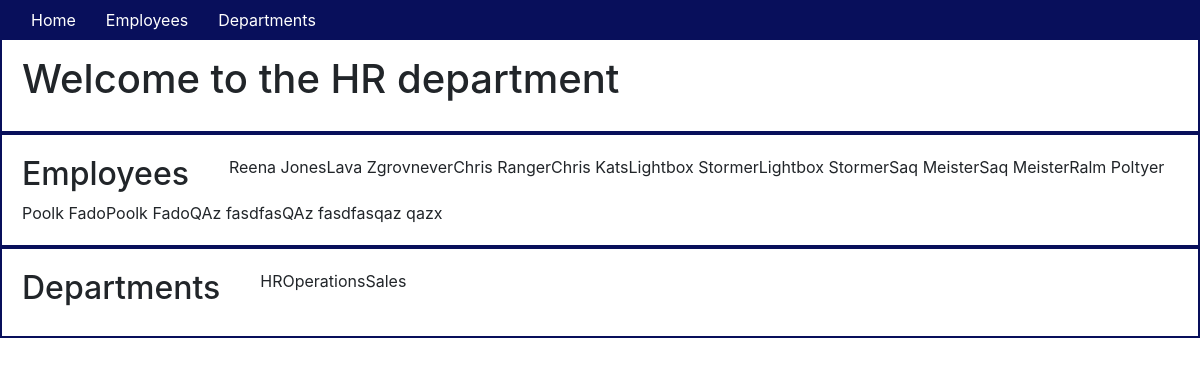
The app's page /, older data.
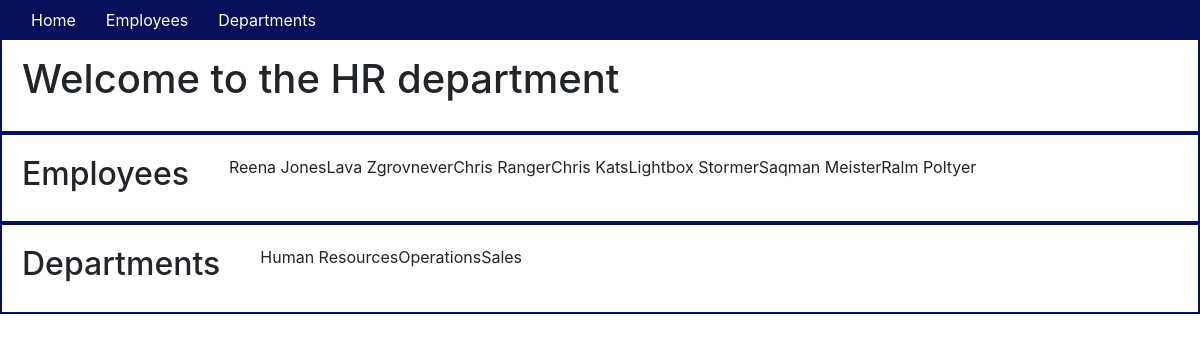
The same page, newer data.
### app/models.py (models this page shows, shortened)
class Employee(db.Model):
    id = db.Column(db.Integer, primary_key=True)
    first_name = db.Column(db.String(64))
    last_name = db.Column(db.String(64), index=True)
    departments = db.relationship('Department', secondary=links, backref='employee', lazy='dynamic')

class Department(db.Model):
    id = db.Column(db.Integer, primary_key=True)
    name = db.Column(db.String(64))
    employees = db.relationship('Employee', secondary=links, backref='department', lazy='dynamic')

### app/routes.py (the view)
@app.route('/')
def index():
    employees = Employee.query.all()
    departments = Department.query.all()
    return render_template('index.html', title="Home", employees=employees, departments=departments)

### app/templates/index.html
{% extends "base.html" %} {% block content %}
<div class="container-fluid">
    <div class="row">
        <h1>Welcome to the HR department</h1>
    </div>
    <div class="row">
        <h2>Employees</h2>
        <ul>
            {% for employee in employees %}
            <li>{{employee.first_name}} {{employee.last_name}} </li>
        </ul>
        {% endfor %}
    </div>
    <div class="row">
        <h2>Departments</h2>
        <ul>
            {% for department in departments %}
            <li>{{department.name}}</li>
        </ul>
        {% endfor %}
    </div>
</div>
{% endblock %}

### app/templates/base.html (shortened to what this page needs)
<!DOCTYPE html>
<html lang="en">
<head>
    <link rel="stylesheet" href="../static/css/styles.css">
    <link rel="stylesheet" href="https://stackpath.bootstrapcdn.com/bootstrap/4.4.1/css/bootstrap.min.css">
</head>
<body>
    <div class="header">
        <nav class="navbar fixed-top navbar-expand-sm">
            <div class="collapse navbar-collapse" id="navbarMenu">
                <ul class="navbar-nav">
                    <li><a href="/">Home</a></li>
                    <li><a href="/employees">Employees</a></li>
                    <li><a href="/departments">Departments</a></li>
                </ul>
            </div>
        </nav>
    </div>
    <hr> {% block content %}{% endblock %}
</body>
</html>

### app/static/css/styles.css (style rules this page uses)
nav { background-color: #080F5B; }
nav a { color: white; padding: 15px }
.navbar-nav { list-style-type: none; }
.row { padding: 20px; border: solid #080F5B 2px; }
li { list-style-type: none; }

Row changes from the older to the newer data that the page shows:
removed Employee: first_name "Lightbox", last_name "Stormer"
removed Employee: first_name "Saq", last_name "Meister"
removed Employee: first_name "Poolk", last_name "Fado"
removed Employee: first_name "Poolk", last_name "Fado"
removed Employee: first_name "QAz", last_name "fasdfas"
removed Employee: first_name "QAz", last_name "fasdfas"
removed Employee: first_name "qaz", last_name "qazx"
changed Employee "Meister": first_name "Saq" → "Saqman"
changed Department: name "HR" → "Human Resources"
